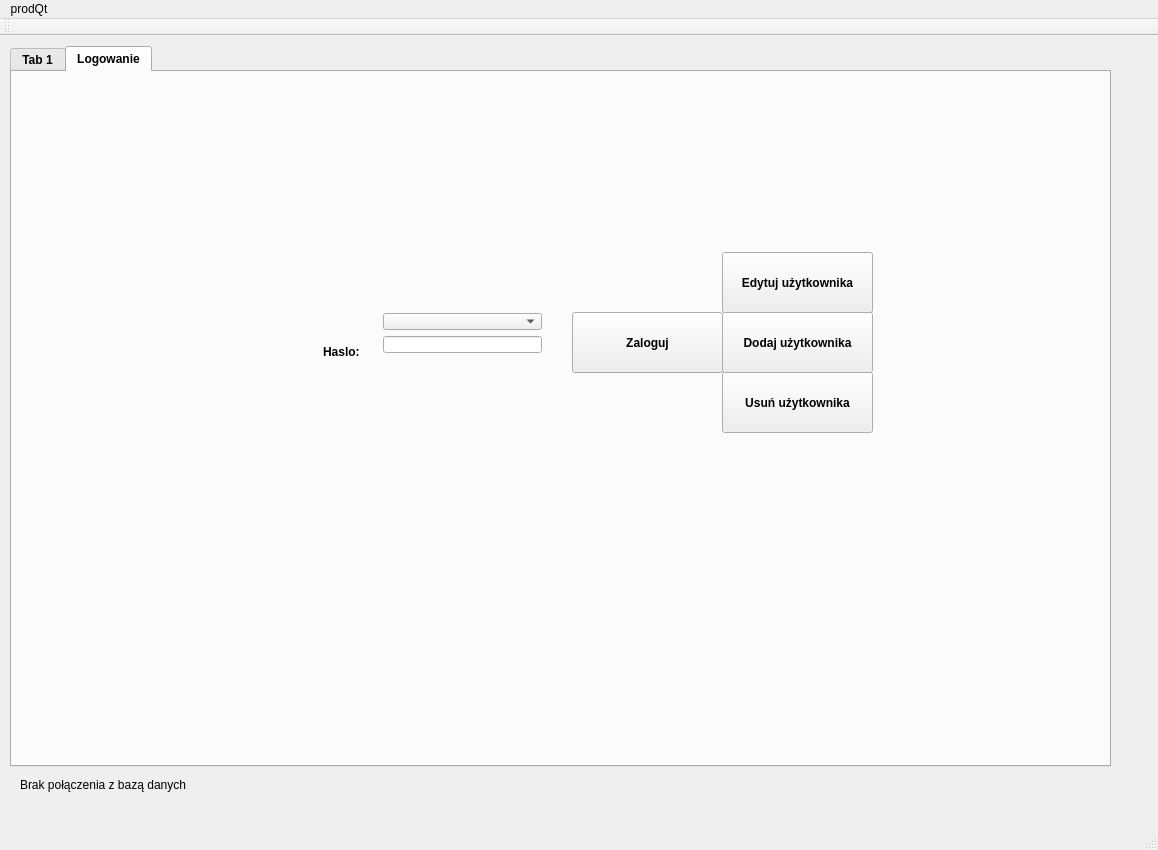
<?xml version="1.0" encoding="UTF-8"?>
<ui version="4.0">
 <class>MainWindow</class>
 <widget class="QMainWindow" name="MainWindow">
  <property name="geometry">
   <rect>
    <x>0</x>
    <y>0</y>
    <width>1158</width>
    <height>850</height>
   </rect>
  </property>
  <property name="windowTitle">
   <string>MainWindow</string>
  </property>
  <widget class="QWidget" name="centralWidget">
   <widget class="QLabel" name="labelDbInfo">
    <property name="geometry">
     <rect>
      <x>20</x>
      <y>740</y>
      <width>231</width>
      <height>17</height>
     </rect>
    </property>
    <property name="text">
     <string>Brak połączenia z bazą danych</string>
    </property>
   </widget>
   <widget class="QTabWidget" name="tabLogin">
    <property name="geometry">
     <rect>
      <x>10</x>
      <y>10</y>
      <width>1101</width>
      <height>721</height>
     </rect>
    </property>
    <property name="font">
     <font>
      <weight>75</weight>
      <bold>true</bold>
     </font>
    </property>
    <property name="autoFillBackground">
     <bool>false</bool>
    </property>
    <property name="currentIndex">
     <number>1</number>
    </property>
    <widget class="QWidget" name="tab">
     <attribute name="title">
      <string>Tab 1</string>
     </attribute>
    </widget>
    <widget class="QWidget" name="tab_2">
     <attribute name="title">
      <string>Logowanie</string>
     </attribute>
     <widget class="QPushButton" name="pushButton">
      <property name="geometry">
       <rect>
        <x>710</x>
        <y>240</y>
        <width>151</width>
        <height>61</height>
       </rect>
      </property>
      <property name="text">
       <string>Dodaj użytkownika</string>
      </property>
     </widget>
     <widget class="QPushButton" name="pushButton_2">
      <property name="geometry">
       <rect>
        <x>710</x>
        <y>300</y>
        <width>151</width>
        <height>61</height>
       </rect>
      </property>
      <property name="text">
       <string>Usuń użytkownika</string>
      </property>
     </widget>
     <widget class="QPushButton" name="pushButton_3">
      <property name="geometry">
       <rect>
        <x>560</x>
        <y>240</y>
        <width>151</width>
        <height>61</height>
       </rect>
      </property>
      <property name="text">
       <string>Zaloguj</string>
      </property>
     </widget>
     <widget class="QLabel" name="label">
      <property name="geometry">
       <rect>
        <x>311</x>
        <y>271</y>
        <width>45</width>
        <height>17</height>
       </rect>
      </property>
      <property name="text">
       <string>Haslo:</string>
      </property>
     </widget>
     <widget class="QPushButton" name="pushButton_4">
      <property name="geometry">
       <rect>
        <x>710</x>
        <y>180</y>
        <width>151</width>
        <height>61</height>
       </rect>
      </property>
      <property name="text">
       <string>Edytuj użytkownika</string>
      </property>
     </widget>
     <widget class="QWidget" name="">
      <property name="geometry">
       <rect>
        <x>360</x>
        <y>230</y>
        <width>181</width>
        <height>62</height>
       </rect>
      </property>
      <layout class="QVBoxLayout" name="verticalLayout">
       <item>
        <widget class="QComboBox" name="comboBox"/>
       </item>
       <item>
        <widget class="QLineEdit" name="lineEdit"/>
       </item>
      </layout>
     </widget>
    </widget>
   </widget>
  </widget>
  <widget class="QMenuBar" name="menuBar">
   <property name="geometry">
    <rect>
     <x>0</x>
     <y>0</y>
     <width>1158</width>
     <height>25</height>
    </rect>
   </property>
   <widget class="QMenu" name="menuProdQt">
    <property name="title">
     <string>prodQt</string>
    </property>
   </widget>
   <addaction name="menuProdQt"/>
  </widget>
  <widget class="QToolBar" name="mainToolBar">
   <attribute name="toolBarArea">
    <enum>TopToolBarArea</enum>
   </attribute>
   <attribute name="toolBarBreak">
    <bool>false</bool>
   </attribute>
  </widget>
  <widget class="QStatusBar" name="statusBar"/>
 </widget>
 <layoutdefault spacing="6" margin="11"/>
 <resources/>
 <connections/>
</ui>
